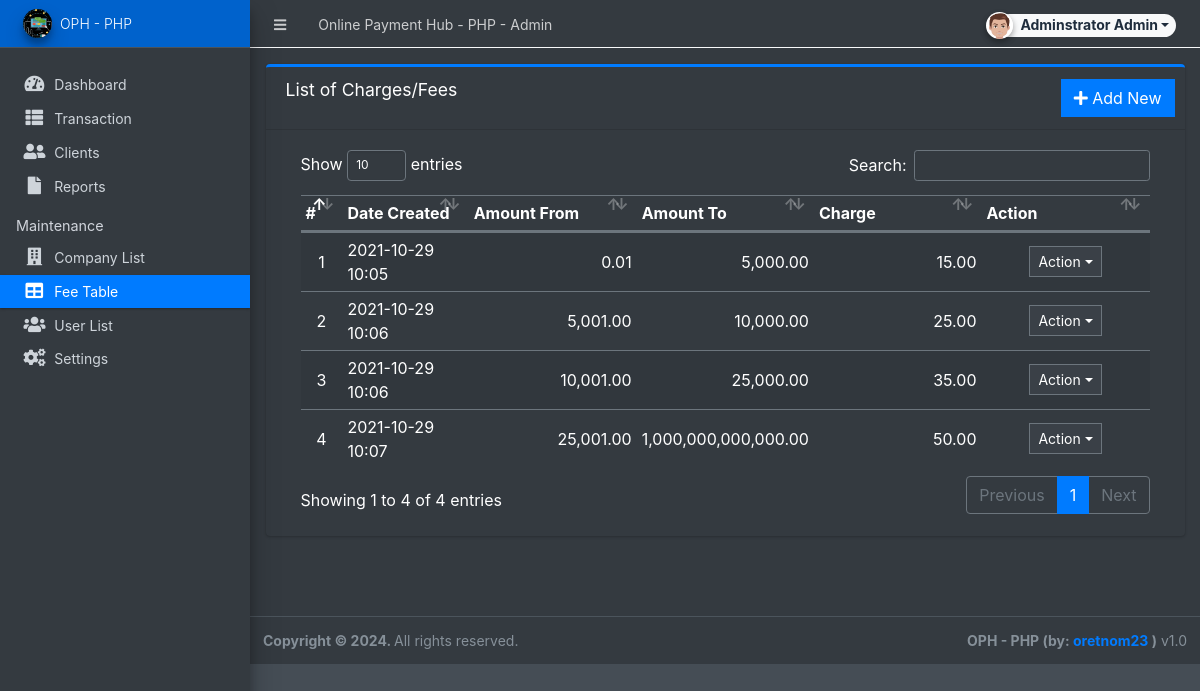
The app's page /admin/?page=maintenance/fee (signed in), older data.
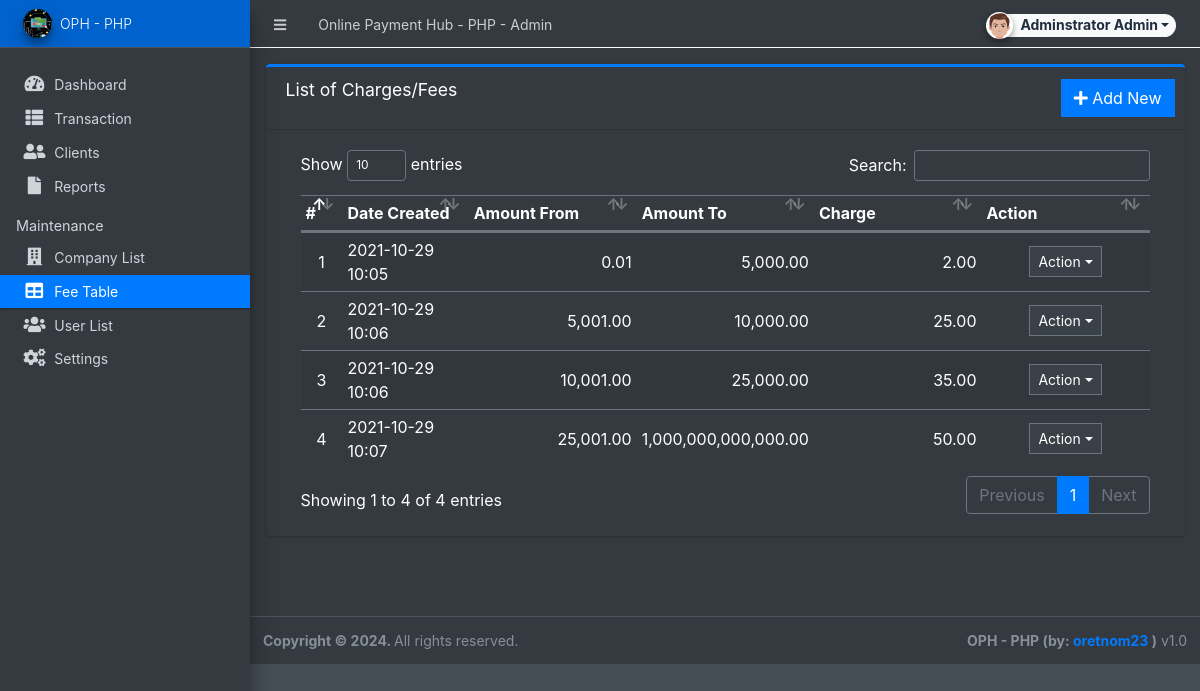
The same page, newer data.
### tables this page shows
CREATE TABLE `fee_list` (
  `id` int(30) NOT NULL,
  `amount_from` float NOT NULL DEFAULT 0,
  `amount_to` float NOT NULL DEFAULT 0,
  `fee` float NOT NULL DEFAULT 0,
  `date_created` datetime NOT NULL DEFAULT current_timestamp()
);

### config.php (called while the page is built, shortened)
<?php
require_once('classes/DBConnection.php');
require_once('classes/SystemSettings.php');
function validate_image($file){
	if(!empty($file)){
        $ex = explode('?',$file);
        $file = $ex[0];
        $param =  isset($ex[1]) ? '?'.$ex[1]  : '';
		if(is_file(base_app.$file)){
			return base_url.$file.$param;
		}else{
			return base_url.'dist/img/no-image-available.png';
		}
	}else{
		return base_url.'dist/img/no-image-available.png';
	}
}
function isMobileDevice(){
    $aMobileUA = array(
        '/iphone/i' => 'iPhone',
        '/ipod/i' => 'iPod',
        '/ipad/i' => 'iPad',
        '/android/i' => 'Android',
        '/blackberry/i' => 'BlackBerry',
        '/webos/i' => 'Mobile'
    );
    return false;
}
?>

### classes/DBConnection.php (called while the page is built, shortened)
<?php
class DBConnection{
    private $host = DB_SERVER;
    private $username = DB_USERNAME;
    private $password = DB_PASSWORD;
    private $database = DB_NAME;
    public $conn;
    public function __construct(){
        if (!isset($this->conn)) {
            $this->conn = new mysqli($this->host, $this->username, $this->password, $this->database);
        }
    }
}
?>

### classes/SystemSettings.php (called while the page is built, shortened)
<?php
class SystemSettings extends DBConnection{
	function userdata($field = ''){
		if(!empty($field)){
			if(isset($_SESSION['userdata'][$field]))
				return $_SESSION['userdata'][$field];
			else
				return null;
		}else{
			return false;
		}
	}
	function info($field=''){
		if(!empty($field)){
			if(isset($_SESSION['system_info'][$field]))
				return $_SESSION['system_info'][$field];
			else
				return false;
		}else{
			return false;
		}
	}
}
$_settings = new SystemSettings();
?>

### admin/maintenance/fee.php (the view, shortened to what this page needs)
<div class="card card-outline card-primary">
	<div class="card-header">
		<h3 class="card-title">List of Charges/Fees</h3>
		<div class="card-tools">
			<a href="javascript:void(0)" id="create_new" class="btn btn-flat btn-primary"><span class="fas fa-plus"></span>  Add New</a>
		</div>
	</div>
	<div class="card-body">
		<div class="container-fluid">
        <div class="container-fluid">
			<table class="table table-hovered table-striped">
				<colgroup>
					<col width="5%">
					<col width="15%">
					<col width="20%">
					<col width="20%">
					<col width="20%">
					<col width="20%">
				</colgroup>
				<thead>
					<tr>
						<th>#</th>
						<th>Date Created</th>
						<th>Amount From</th>
						<th>Amount To</th>
						<th>Charge</th>
						<th>Action</th>
					</tr>
				</thead>
				<tbody>
					<?php
					$i = 1;
						$qry = $conn->query("SELECT * from `fee_list`  order by CAST(`fee` as integer) asc ");
						while($row = $qry->fetch_assoc()):
					?>
						<tr>
							<td class="text-center"><?php echo $i++; ?></td>
							<td><?php echo date("Y-m-d H:i",strtotime($row['date_created'])) ?></td>
							<td class="text-right"><?php echo number_format($row['amount_from'],2) ?></td>
							<td class="text-right"><?php echo number_format($row['amount_to'],2) ?></td>
							<td class="text-right"><?php echo number_format($row['fee'],2) ?></td>
							<td align="center">
								 <button type="button" class="btn btn-flat btn-default btn-sm dropdown-toggle dropdown-icon" data-toggle="dropdown">
				                  		Action
				                  </button>
							</td>
						</tr>
					<?php endwhile; ?>
				</tbody>
			</table>
		</div>
		</div>
	</div>
</div>

### admin/index.php (shortened to what this page needs)
<?php require_once('../config.php'); ?>
 <!DOCTYPE html>
<html lang="en" class="" style="height: auto;">
<?php require_once('inc/header.php') ?>
  <body class="sidebar-mini layout-fixed control-sidebar-slide-open layout-navbar-fixed dark-mode sidebar-mini-md sidebar-mini-xs" data-new-gr-c-s-check-loaded="14.991.0" data-gr-ext-installed="" style="height: auto;">
    <div class="wrapper">
     <?php require_once('inc/topBarNav.php') ?>
     <?php require_once('inc/navigation.php') ?>
     <?php $page = isset($_GET['page']) ? $_GET['page'] : 'home';  ?>
      <div class="content-wrapper bg-dark pt-3" style="min-height: 567.854px;">
        <section class="content  text-dark">
          <div class="container-fluid">
            <?php
              if(!file_exists($page.".php") && !is_dir($page)){
                  include '404.html';
              }else{
                if(is_dir($page))
                  include $page.'/index.php';
                else
                  include $page.'.php';
              }
            ?>
          </div>
        </section>
      </div>
      <?php require_once('inc/footer.php') ?>
  </body>
</html>

### admin/inc/header.php (shortened to what this page needs)
<head>
    <link rel="stylesheet" href="<?php echo base_url ?>plugins/fontawesome-free/css/all.min.css">
    <link rel="stylesheet" href="<?php echo base_url ?>plugins/tempusdominus-bootstrap-4/css/tempusdominus-bootstrap-4.min.css">
  <link rel="stylesheet" href="<?php echo base_url ?>plugins/datatables-bs4/css/dataTables.bootstrap4.min.css">
  <link rel="stylesheet" href="<?php echo base_url ?>plugins/datatables-responsive/css/responsive.bootstrap4.min.css">
  <link rel="stylesheet" href="<?php echo base_url ?>plugins/datatables-buttons/css/buttons.bootstrap4.min.css">
  <link rel="stylesheet" href="<?php echo base_url ?>plugins/select2/css/select2.min.css">
  <link rel="stylesheet" href="<?php echo base_url ?>plugins/select2-bootstrap4-theme/select2-bootstrap4.min.css">
    <link rel="stylesheet" href="<?php echo base_url ?>plugins/icheck-bootstrap/icheck-bootstrap.min.css">
    <link rel="stylesheet" href="<?php echo base_url ?>plugins/jqvmap/jqvmap.min.css">
    <link rel="stylesheet" href="<?php echo base_url ?>dist/css/adminlte.css">
    <link rel="stylesheet" href="<?php echo base_url ?>dist/css/custom.css">
    <link rel="stylesheet" href="<?php echo base_url ?>plugins/overlayScrollbars/css/OverlayScrollbars.min.css">
    <link rel="stylesheet" href="<?php echo base_url ?>plugins/daterangepicker/daterangepicker.css">
    <link rel="stylesheet" href="<?php echo base_url ?>plugins/summernote/summernote-bs4.min.css">
  <link rel="stylesheet" href="<?php echo base_url ?>plugins/sweetalert2-theme-bootstrap-4/bootstrap-4.min.css">
  </head>

### admin/inc/topBarNav.php (shortened to what this page needs)
<nav class="main-header navbar navbar-expand navbar-dark border border-light border-top-0  border-left-0 border-right-0 navbar-light text-sm">
  <ul class="navbar-nav">
    <li class="nav-item">
    <a class="nav-link" data-widget="pushmenu" href="#" role="button"><i class="fas fa-bars"></i></a>
    </li>
    <li class="nav-item d-none d-sm-inline-block">
      <a href="<?php echo base_url ?>" class="nav-link"><?php echo (!isMobileDevice()) ? $_settings->info('name'):$_settings->info('short_name'); ?> - Admin</a>
    </li>
  </ul>
  <ul class="navbar-nav ml-auto">
    <li class="nav-item">
      <div class="btn-group nav-link">
            <button type="button" class="btn btn-rounded badge badge-light dropdown-toggle dropdown-icon" data-toggle="dropdown">
              <span><img src="<?php echo validate_image($_settings->userdata('avatar')) ?>" class="img-circle elevation-2 user-img" alt="User Image"></span>
              <span class="ml-3"><?php echo ucwords($_settings->userdata('firstname').' '.$_settings->userdata('lastname')) ?></span>
            </button>
        </div>
    </li>
  </ul>
</nav>

### admin/inc/navigation.php (shortened to what this page needs)
<aside class="main-sidebar sidebar-dark-primary elevation-4 sidebar-no-expand">
  <a href="<?php echo base_url ?>admin" class="brand-link bg-primary text-sm">
  <img src="<?php echo validate_image($_settings->info('logo'))?>" alt="Store Logo" class="brand-image img-circle elevation-3 bg-black" style="width: 1.8rem;height: 1.8rem;max-height: unset">
  <span class="brand-text font-weight-light"><?php echo $_settings->info('short_name') ?></span>
  </a>
  <div class="sidebar os-host os-theme-light os-host-overflow os-host-overflow-y os-host-resize-disabled os-host-transition os-host-scrollbar-horizontal-hidden">
    <div class="os-content-glue" style="margin: 0px -8px; width: 249px; height: 646px;"></div>
    <div class="os-padding">
      <div class="os-viewport os-viewport-native-scrollbars-invisible" style="overflow-y: scroll;">
        <div class="os-content" style="padding: 0px 8px; height: 100%; width: 100%;">
          <nav class="mt-4">
             <ul class="nav nav-pills nav-sidebar flex-column text-sm nav-compact nav-flat nav-child-indent nav-collapse-hide-child" data-widget="treeview" role="menu" data-accordion="false">
              <li class="nav-item dropdown">
                <a href="./" class="nav-link nav-home">
                  <i class="nav-icon fas fa-tachometer-alt"></i>
                  <p>
                    Dashboard
                  </p>
                </a>
              </li>
              <li class="nav-item">
                <a href="<?php echo base_url ?>admin/?page=transaction" class="nav-link nav-transaction">
                  <i class="nav-icon fas fa-th-list"></i>
                  <p>
                    Transaction
                  </p>
                </a>
              </li>
              <li class="nav-item">
                <a href="<?php echo base_url ?>admin/?page=clients" class="nav-link nav-clients">
                  <i class="nav-icon fas fa-user-friends"></i>
                  <p>
                    Clients
                  </p>
                </a>
              </li>
              <li class="nav-item dropdown">
                <a href="<?php echo base_url ?>admin/?page=reports" class="nav-link nav-reports">
                  <i class="nav-icon fas fa-file"></i>
                  <p>
                    Reports
                  </p>
                </a>
              </li>
              <?php if($_settings->userdata('type') == 1): ?>
              <li class="nav-header">Maintenance</li>
              <li class="nav-item dropdown">
                <a href="<?php echo base_url ?>admin/?page=maintenance/company" class="nav-link nav-maintenance_company">
                  <i class="nav-icon fas fa-building"></i>
                  <p>
                    Company List
                  </p>
                </a>
              </li>
              <li class="nav-item dropdown">
                <a href="<?php echo base_url ?>admin/?page=maintenance/fee" class="nav-link nav-maintenance_fee">
                  <i class="nav-icon fas fa-table"></i>
                  <p>
                    Fee Table
                  </p>
                </a>
              </li>
              <li class="nav-item dropdown">
                <a href="<?php echo base_url ?>admin/?page=user/list" class="nav-link nav-user_list">
                  <i class="nav-icon fas fa-users"></i>
                  <p>
                    User List
                  </p>
                </a>
              </li>
              <li class="nav-item dropdown">
                <a href="<?php echo base_url ?>admin/?page=system_info" class="nav-link nav-system_info">
                  <i class="nav-icon fas fa-cogs"></i>
                  <p>
                    Settings
                  </p>
                </a>
              </li>
              <?php endif; ?>
            </ul>
          </nav>
        </div>
      </div>
    </div>
  </div>
</aside>

### admin/inc/footer.php (shortened to what this page needs)
<footer class="main-footer text-sm">
        <strong>Copyright © <?php echo date('Y') ?>.
        </strong>
        All rights reserved.
        <div class="float-right d-none d-sm-inline-block">
          <b><?php echo $_settings->info('short_name') ?> (by: <a href="mailto:oretnom23@gmail.com" target="blank">oretnom23</a> )</b> v1.0
        </div>
      </footer>
    </div>

### admin/inc/topBarNav.php (style rules this page uses)
.user-img { position: absolute; height: 27px; width: 27px; object-fit: cover; left: -7%; top: -12%; }
.btn-rounded { border-radius: 50px; }

Row changes from the older to the newer data that the page shows:
changed fee_list (number 1 of 4 on the later page): fee "15.00" → "2.00"
